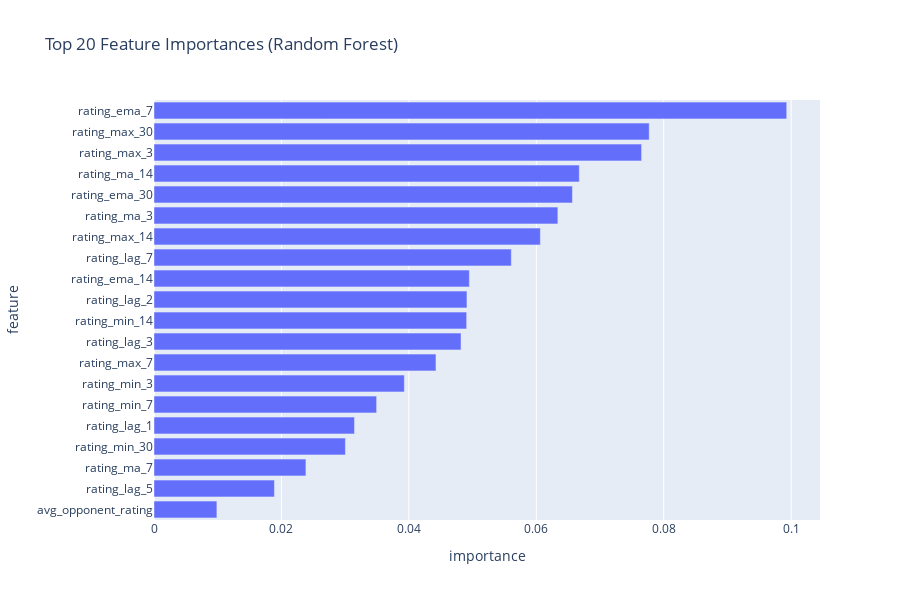

Notebook code for this chart:
### Code cell
# Visualize feature importance
fig = px.bar(
    feature_importance.head(20),
    x='importance',
    y='feature',
    orientation='h',
    title='Top 20 Feature Importances (Random Forest)'
)
fig.update_layout(height=600, yaxis={'categoryorder': 'total ascending'})
fig.show()

### Figure 1 — Plotly figure (JSON) as saved in the notebook; plotly's stock layout.template omitted (floating-point values rounded to 4 significant figures)
{"data": [{"hovertemplate": "importance=%{x}<br>feature=%{y}<extra></extra>", "legendgroup": "", "marker": {"color": "#636efa", "pattern": {"shape": ""}}, "name": "", "orientation": "h", "showlegend": false, "textposition": "auto", "type": "bar", "x": [0.0993, 0.07772, 0.07652, 0.06675, 0.06567, 0.06338, 0.06064, 0.05608, 0.04949, 0.04911, 0.04907, 0.04819, 0.04425, 0.03929, 0.03494, 0.03146, 0.03004, 0.02384, 0.0189, 0.009868], "xaxis": "x", "y": ["rating_ema_7", "rating_max_30", "rating_max_3", "rating_ma_14", "rating_ema_30", "rating_ma_3", "rating_max_14", "rating_lag_7", "rating_ema_14", "rating_lag_2", "rating_min_14", "rating_lag_3", "rating_max_7", "rating_min_3", "rating_min_7", "rating_lag_1", "rating_min_30", "rating_ma_7", "rating_lag_5", "avg_opponent_rating"], "yaxis": "y"}], "layout": {"barmode": "relative", "height": 600, "legend": {"tracegroupgap": 0}, "title": {"text": "Top 20 Feature Importances (Random Forest)"}, "xaxis": {"anchor": "y", "domain": [0, 1], "title": {"text": "importance"}}, "yaxis": {"anchor": "x", "categoryorder": "total ascending", "domain": [0, 1], "title": {"text": "feature"}}}}
